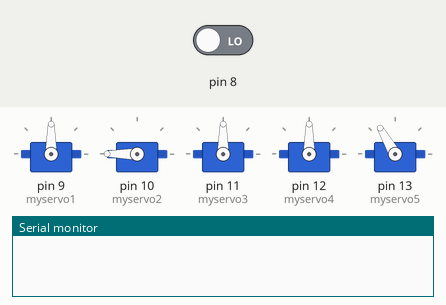
Bench run of a sketch on a simulated Arduino Uno, built with avr-gcc and run on an emulated ATmega328P. Parts: 5 × servo, the last lines printed to the serial monitor. The inputs (shaded band) are chosen by the test bench; at power-on: pin 8 LOW. At 14.6 s the program stops and its outputs stay as they are.

Above: at 0.22 s.
At 14.5 s:
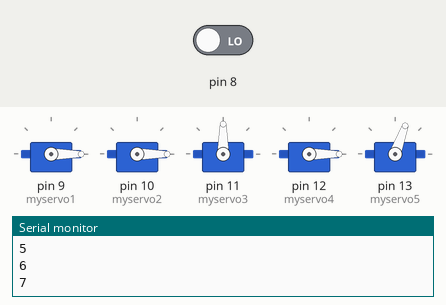
14.6 s: pin 8 driven HIGH
At 15.6 s:
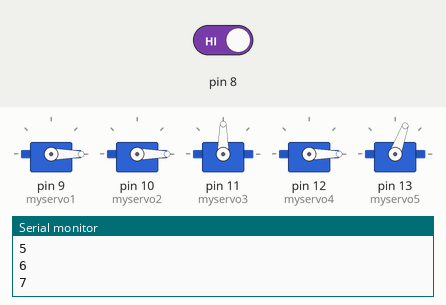
Timing chart, 0 to 16.1 s (numbered marks = the images above; inputs shaded):
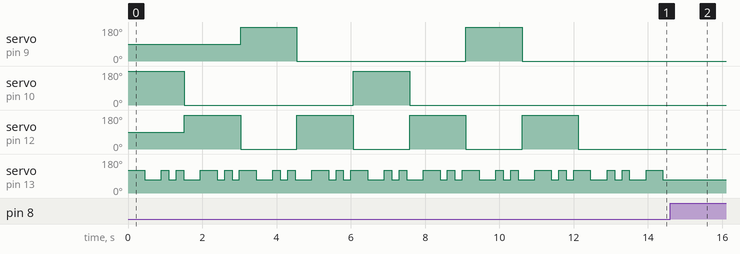

The sketch:

non_blockingdelay.ino
```cpp
#include <Servo.h>

Servo myservo1;
Servo myservo2;
Servo myservo3;
Servo myservo4;

Servo myservo5;

void playChord(char chord, int on) {

  if (chord == 'C') {
    if(on){
      myservo1.write(180);
    }
    else{
      myservo1.write(-180);
    }

  }
  else if (chord == 'G') {
    if(on){
      myservo2.write(180);
    }
    else{
      myservo2.write(-180);
    }
      // attach servo motor for note G          // play note for 500ms

    // release servo motor for note G
  }
  else if (chord == 'E') {
    if(on){
      myservo3.write(180);
    }
    else{
      myservo3.write(-180);
    } // attach servo motor for note E
              // play note for 500ms

   // release servo motor for note E
  }
  else if (chord == 'D') {
    if(on){
      myservo4.write(180);
    }
    else{
      myservo4.write(-180);
    }  // attach servo motor for note A          // play note for 500ms
   // release servo motor for note A
  }
}


unsigned long startMillis;  //some global variables available anywhere in the program
unsigned long currentMillis;
const unsigned long period = 2000;  //the value is a number of milliseconds
   //using the built in LED
int pos;
int count;
char Chords[] = {'G', 'D', 'C', 'D', 'G', 'D', 'C', 'D'};
int Time[]= {1516, 1516, 1516, 1516, 1516, 1516, 1516, 1516};
int Strum[] = {450, 450, 200,200,200,450,450,200,200,200};
int Pos[] = {70,120,70,120,70,120,70,120,70,120,70};
unsigned long startStrum;
int s_count;

void setup()
{
  Serial.begin(115200);  //start Serial in case we need to print debugging info
  myservo1.attach(9);
  myservo2.attach(10);
  myservo3.attach(11);
  myservo4.attach(12);
  myservo5.attach(13);

  pos = 180;
  count = 0 ;
  s_count = 0;
  playChord(Chords[count], 1);
  myservo5.write(120);
  startMillis = millis();  //initial start time
  startStrum = millis();
  pinMode(8, INPUT);

}

void loop()
{
  int buttonState = digitalRead(8);
  if(buttonState == HIGH){
    while (true){
      }
    }

  currentMillis = millis();  //get the current "time" (actually the number of milliseconds since the program started)
  if(currentMillis - startMillis >= Time[count]){
      playChord(Chords[count] , 0);
      count ++;
      Serial.println(count);
      playChord(Chords[count] , 1);
      startMillis = currentMillis;
   }
   if(currentMillis - startStrum >= Strum[s_count]){
      myservo5.write(Pos[s_count]);
      s_count ++;
      Serial.println(s_count);
      startStrum = currentMillis;
    }
    if(s_count == 10){
        s_count = 0;
      }
}
```

Measured:
- after the input at 14.6 s, servo on pin 13 (myservo5): stops changing and stays 70°
- by itself, servo on pin 9 (myservo1): alternates 180° for 1.5 s and 0° for 4.5 s
- by itself, servo on pin 12 (myservo4): alternates 180° for 1.5 s and 0° for 1.5 s
- by itself, servo on pin 13 (myservo5): repeats every 3.0 s: 120° 0.20 s, 70° 0.20 s, 120° 0.20 s, 70° 0.45 s, 120° 0.45 s, 70° 0.20 s, 120° 0.20 s, 70° 0.20 s, 120° 0.45 s, 70° 0.45 s
